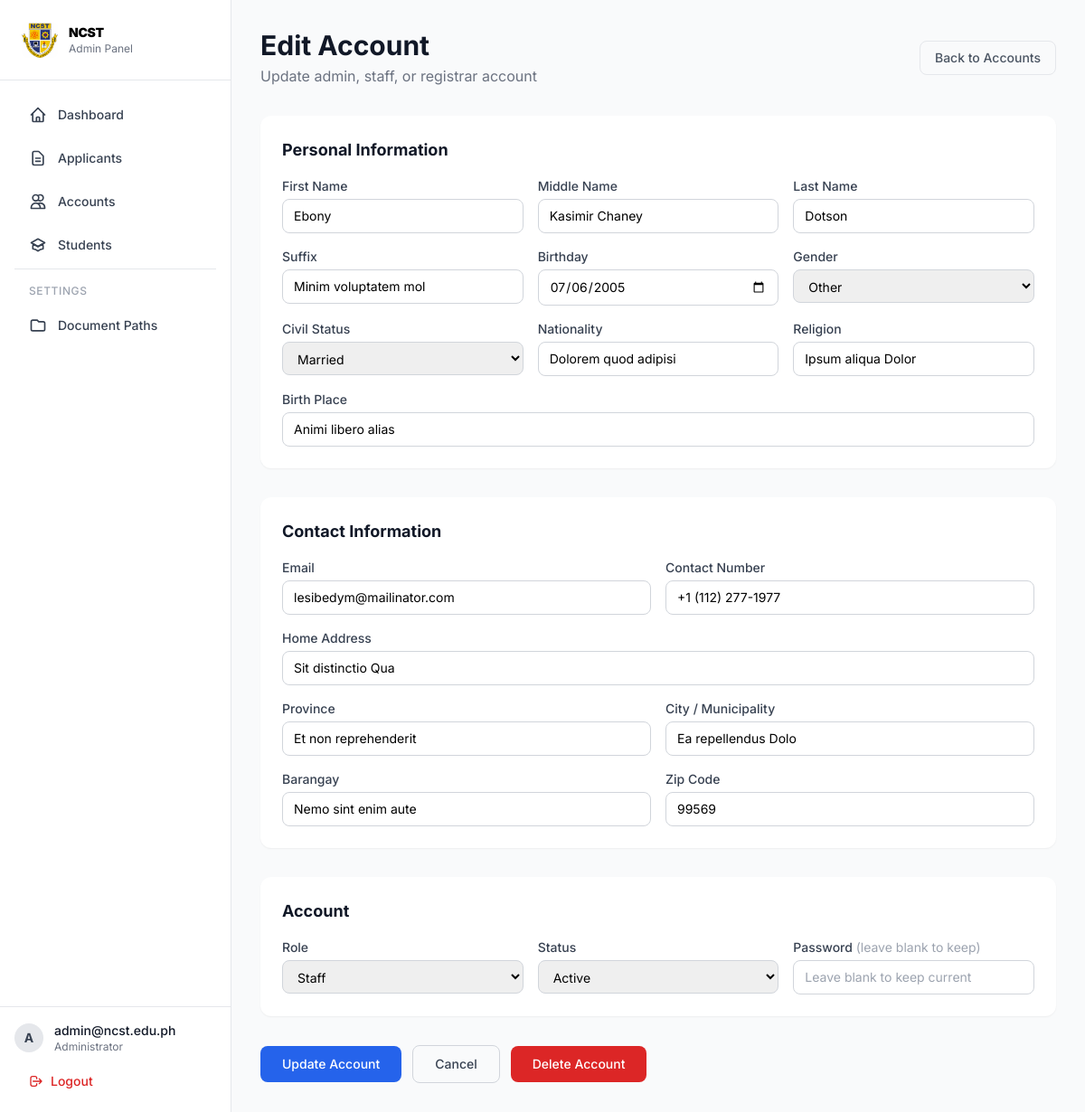
Page /src/view/admin/manageaccount.php?id=3 (signed in) on the committed database.
### tables this page shows
CREATE TABLE `users` (
  `id` int(11) NOT NULL,
  `first_name` varchar(100) NOT NULL,
  `middle_name` varchar(100) DEFAULT NULL,
  `last_name` varchar(100) NOT NULL,
  `suffix` varchar(20) DEFAULT NULL,
  `birthday` date NOT NULL,
  `age` int(3) DEFAULT NULL,
  `gender` enum('Male','Female','Other') NOT NULL,
  `civil_status` enum('Single','Married','Widowed','Separated','Annulled') DEFAULT 'Single',
  `nationality` varchar(100) DEFAULT 'Filipino',
  `religion` varchar(100) DEFAULT NULL,
  `birth_place` varchar(255) DEFAULT NULL,
  `email` varchar(150) NOT NULL,
  `contact_number` varchar(20) NOT NULL,
  `home_address` varchar(255) DEFAULT NULL,
  `province` varchar(100) DEFAULT NULL,
  `city` varchar(100) DEFAULT NULL,
  `barangay` varchar(100) DEFAULT NULL,
  `zip_code` varchar(10) DEFAULT NULL,
  `password` varchar(255) NOT NULL,
  `role` enum('admin','staff','shs','college','registrar') NOT NULL DEFAULT 'college',
  `status` enum('active','inactive','pending','approved','rejected') NOT NULL DEFAULT 'pending',
  `deleted_at` date DEFAULT NULL,
  `created_by` int(11) DEFAULT NULL,
  `created_at` timestamp NOT NULL DEFAULT current_timestamp(),
  `updated_at` timestamp NOT NULL DEFAULT current_timestamp() ON UPDATE current_timestamp()
);

### src/config/helpers.php (called while the page is built, shortened)
<?php
function url($path = '') {
    return BASE_URL . $path;
}

### src/view/admin/manageaccount.php (the view, shortened to what this page needs)
<?php
require_once __DIR__ . '/sidebar.php';
$edit_id = isset($_GET['id']) ? (int) $_GET['id'] : 0;
$is_edit = $edit_id > 0;
$errors = [];
$old = [];
$user = [];
if ($is_edit) {
    try {
        $stmt = $pdo->prepare("SELECT * FROM users WHERE id = ? AND role NOT IN ('shs','college')");
        $stmt->execute([$edit_id]);
        $user = $stmt->fetch();
    } catch (PDOException $e) {
        $errors[] = 'Database error: ' . $e->getMessage();
    }
}
?>
<div class="mb-8 flex items-center justify-between">
    <div>
        <h1 class="text-3xl font-bold text-gray-900"><?= $is_edit ? 'Edit Account' : 'New Account' ?></h1>
        <p class="text-gray-500 mt-1"><?= $is_edit ? 'Update admin, staff, or registrar account' : 'Create a new admin, staff, or registrar account' ?></p>
    </div>
    <a href="<?= url('/src/view/admin/accounts.php') ?>" class="px-4 py-2 text-sm font-medium text-gray-600 hover:text-gray-900 border rounded-lg hover:bg-gray-50 transition-colors">Back to Accounts</a>
</div>
<form method="POST" action="" class="space-y-8">
    <div class="bg-white rounded-xl shadow-sm p-6">
        <h2 class="text-lg font-bold text-gray-900 mb-4">Personal Information</h2>
        <div class="grid grid-cols-1 md:grid-cols-2 lg:grid-cols-3 gap-4">
            <div>
                <label class="block text-sm font-medium text-gray-700 mb-1">First Name</label>
                <input type="text" name="first_name" value="<?= htmlspecialchars($old['first_name'] ?? $user['first_name'] ?? '') ?>" required
                    class="w-full px-3 py-2 border border-gray-300 rounded-lg text-sm focus:border-blue-600 focus:ring-1 focus:ring-blue-600 outline-none">
            </div>
            <div>
                <label class="block text-sm font-medium text-gray-700 mb-1">Middle Name</label>
                <input type="text" name="middle_name" value="<?= htmlspecialchars($old['middle_name'] ?? $user['middle_name'] ?? '') ?>"
                    class="w-full px-3 py-2 border border-gray-300 rounded-lg text-sm focus:border-blue-600 focus:ring-1 focus:ring-blue-600 outline-none">
            </div>
            <div>
                <label class="block text-sm font-medium text-gray-700 mb-1">Last Name</label>
                <input type="text" name="last_name" value="<?= htmlspecialchars($old['last_name'] ?? $user['last_name'] ?? '') ?>" required
                    class="w-full px-3 py-2 border border-gray-300 rounded-lg text-sm focus:border-blue-600 focus:ring-1 focus:ring-blue-600 outline-none">
            </div>
            <div>
                <label class="block text-sm font-medium text-gray-700 mb-1">Suffix</label>
                <input type="text" name="suffix" value="<?= htmlspecialchars($old['suffix'] ?? $user['suffix'] ?? '') ?>" placeholder="Jr., III, etc."
                    class="w-full px-3 py-2 border border-gray-300 rounded-lg text-sm focus:border-blue-600 focus:ring-1 focus:ring-blue-600 outline-none">
            </div>
            <div>
                <label class="block text-sm font-medium text-gray-700 mb-1">Birthday</label>
                <input type="date" name="birthday" value="<?= htmlspecialchars($old['birthday'] ?? $user['birthday'] ?? '') ?>" required
                    class="w-full px-3 py-2 border border-gray-300 rounded-lg text-sm focus:border-blue-600 focus:ring-1 focus:ring-blue-600 outline-none">
            </div>
            <div>
                <label class="block text-sm font-medium text-gray-700 mb-1">Gender</label>
                <select name="gender" required
                    class="w-full px-3 py-2 border border-gray-300 rounded-lg text-sm focus:border-blue-600 focus:ring-1 focus:ring-blue-600 outline-none">
                    <?php foreach (['Male', 'Female', 'Other'] as $g): ?>
                        <option value="<?= $g ?>" <?= (($old['gender'] ?? $user['gender'] ?? '') === $g) ? 'selected' : '' ?>><?= $g ?></option>
                    <?php endforeach; ?>
                </select>
            </div>
            <div>
                <label class="block text-sm font-medium text-gray-700 mb-1">Civil Status</label>
                <select name="civil_status"
                    class="w-full px-3 py-2 border border-gray-300 rounded-lg text-sm focus:border-blue-600 focus:ring-1 focus:ring-blue-600 outline-none">
                    <?php foreach (['Single', 'Married', 'Widowed', 'Separated', 'Annulled'] as $cs): ?>
                        <option value="<?= $cs ?>" <?= (($old['civil_status'] ?? $user['civil_status'] ?? 'Single') === $cs) ? 'selected' : '' ?>><?= $cs ?></option>
                    <?php endforeach; ?>
                </select>
            </div>
            <div>
                <label class="block text-sm font-medium text-gray-700 mb-1">Nationality</label>
                <input type="text" name="nationality" value="<?= htmlspecialchars($old['nationality'] ?? $user['nationality'] ?? 'Filipino') ?>"
                    class="w-full px-3 py-2 border border-gray-300 rounded-lg text-sm focus:border-blue-600 focus:ring-1 focus:ring-blue-600 outline-none">
            </div>
            <div>
                <label class="block text-sm font-medium text-gray-700 mb-1">Religion</label>
                <input type="text" name="religion" value="<?= htmlspecialchars($old['religion'] ?? $user['religion'] ?? '') ?>"
                    class="w-full px-3 py-2 border border-gray-300 rounded-lg text-sm focus:border-blue-600 focus:ring-1 focus:ring-blue-600 outline-none">
            </div>
            <div class="md:col-span-2 lg:col-span-3">
                <label class="block text-sm font-medium text-gray-700 mb-1">Birth Place</label>
                <input type="text" name="birth_place" value="<?= htmlspecialchars($old['birth_place'] ?? $user['birth_place'] ?? '') ?>"
                    class="w-full px-3 py-2 border border-gray-300 rounded-lg text-sm focus:border-blue-600 focus:ring-1 focus:ring-blue-600 outline-none">
            </div>
        </div>
    </div>
    <div class="bg-white rounded-xl shadow-sm p-6">
        <h2 class="text-lg font-bold text-gray-900 mb-4">Contact Information</h2>
        <div class="grid grid-cols-1 md:grid-cols-2 gap-4">
            <div>
                <label class="block text-sm font-medium text-gray-700 mb-1">Email</label>
                <input type="email" name="email" value="<?= htmlspecialchars($old['email'] ?? $user['email'] ?? '') ?>" required
                    class="w-full px-3 py-2 border border-gray-300 rounded-lg text-sm focus:border-blue-600 focus:ring-1 focus:ring-blue-600 outline-none">
            </div>
            <div>
                <label class="block text-sm font-medium text-gray-700 mb-1">Contact Number</label>
                <input type="text" name="contact_number" value="<?= htmlspecialchars($old['contact_number'] ?? $user['contact_number'] ?? '') ?>" required
                    class="w-full px-3 py-2 border border-gray-300 rounded-lg text-sm focus:border-blue-600 focus:ring-1 focus:ring-blue-600 outline-none">
            </div>
            <div class="md:col-span-2">
                <label class="block text-sm font-medium text-gray-700 mb-1">Home Address</label>
                <input type="text" name="home_address" value="<?= htmlspecialchars($old['home_address'] ?? $user['home_address'] ?? '') ?>"
                    class="w-full px-3 py-2 border border-gray-300 rounded-lg text-sm focus:border-blue-600 focus:ring-1 focus:ring-blue-600 outline-none">
            </div>
            <div>
                <label class="block text-sm font-medium text-gray-700 mb-1">Province</label>
                <input type="text" name="province" value="<?= htmlspecialchars($old['province'] ?? $user['province'] ?? '') ?>"
                    class="w-full px-3 py-2 border border-gray-300 rounded-lg text-sm focus:border-blue-600 focus:ring-1 focus:ring-blue-600 outline-none">
            </div>
            <div>
                <label class="block text-sm font-medium text-gray-700 mb-1">City / Municipality</label>
                <input type="text" name="city" value="<?= htmlspecialchars($old['city'] ?? $user['city'] ?? '') ?>"
                    class="w-full px-3 py-2 border border-gray-300 rounded-lg text-sm focus:border-blue-600 focus:ring-1 focus:ring-blue-600 outline-none">
            </div>
            <div>
                <label class="block text-sm font-medium text-gray-700 mb-1">Barangay</label>
                <input type="text" name="barangay" value="<?= htmlspecialchars($old['barangay'] ?? $user['barangay'] ?? '') ?>"
                    class="w-full px-3 py-2 border border-gray-300 rounded-lg text-sm focus:border-blue-600 focus:ring-1 focus:ring-blue-600 outline-none">
            </div>
            <div>
                <label class="block text-sm font-medium text-gray-700 mb-1">Zip Code</label>
                <input type="text" name="zip_code" value="<?= htmlspecialchars($old['zip_code'] ?? $user['zip_code'] ?? '') ?>"
                    class="w-full px-3 py-2 border border-gray-300 rounded-lg text-sm focus:border-blue-600 focus:ring-1 focus:ring-blue-600 outline-none">
            </div>
        </div>
    </div>
    <div class="bg-white rounded-xl shadow-sm p-6">
        <h2 class="text-lg font-bold text-gray-900 mb-4">Account</h2>
        <div class="grid grid-cols-1 md:grid-cols-3 gap-4">
            <div>
                <label class="block text-sm font-medium text-gray-700 mb-1">Role</label>
                <select name="role" required
                    class="w-full px-3 py-2 border border-gray-300 rounded-lg text-sm focus:border-blue-600 focus:ring-1 focus:ring-blue-600 outline-none">
                    <?php foreach (['staff', 'admin', 'registrar'] as $r): ?>
                        <option value="<?= $r ?>" <?= (($old['role'] ?? $user['role'] ?? 'staff') === $r) ? 'selected' : '' ?>><?= ucfirst($r) ?></option>
                    <?php endforeach; ?>
                </select>
            </div>
            <div>
                <label class="block text-sm font-medium text-gray-700 mb-1">Status</label>
                <select name="status"
                    class="w-full px-3 py-2 border border-gray-300 rounded-lg text-sm focus:border-blue-600 focus:ring-1 focus:ring-blue-600 outline-none">
                    <?php foreach (['active', 'inactive', 'pending'] as $st): ?>
                        <option value="<?= $st ?>" <?= (($old['status'] ?? $user['status'] ?? 'active') === $st) ? 'selected' : '' ?>><?= ucfirst($st) ?></option>
                    <?php endforeach; ?>
                </select>
            </div>
            <div>
                <label class="block text-sm font-medium text-gray-700 mb-1">Password <?= $is_edit ? '<span class="text-gray-400 font-normal">(leave blank to keep)</span>' : '' ?></label>
                <input type="password" name="password"
                    class="w-full px-3 py-2 border border-gray-300 rounded-lg text-sm focus:border-blue-600 focus:ring-1 focus:ring-blue-600 outline-none"
                    placeholder="<?= $is_edit ? 'Leave blank to keep current' : 'Min. 8 characters' ?>">
            </div>
        </div>
    </div>
    <div class="flex items-center gap-3">
        <button type="submit" name="save"
            class="px-6 py-2.5 bg-blue-600 text-white rounded-lg text-sm font-medium hover:bg-blue-700 transition-colors">
            <?= $is_edit ? 'Update Account' : 'Create Account' ?>
        </button>
        <a href="<?= url('/src/view/admin/accounts.php') ?>"
            class="px-6 py-2.5 border border-gray-300 text-gray-700 rounded-lg text-sm font-medium hover:bg-gray-50 transition-colors">Cancel</a>
        <?php if ($is_edit): ?>
            <?php if (!empty($user['deleted_at'])): ?>
                <form method="POST" class="inline" onsubmit="return confirm('Restore this account?')">
                    <input type="hidden" name="csrf_token" value="<?= $_SESSION['csrf_token'] ?>">
                    <input type="hidden" name="restore_account" value="1">
                    <button type="submit"
                        class="px-6 py-2.5 bg-green-600 text-white rounded-lg text-sm font-medium hover:bg-green-700 transition-colors">Restore Account</button>
                </form>
            <?php elseif ($edit_id != $_SESSION['user_id']): ?>
                <button type="button" onclick="openDeleteModal()"
                    class="px-6 py-2.5 bg-red-600 text-white rounded-lg text-sm font-medium hover:bg-red-700 transition-colors">Delete Account</button>
            <?php endif; ?>
        <?php endif; ?>
    </div>
</form>
</main>
</div>
</body>
</html>

### rows in the picture
users: first_name "Ebony", middle_name "Kasimir Chaney", last_name "Dotson", suffix "Minim voluptatem mol", birthday "07/06/2005", gender "Other", civil_status "Married", nationality "Dolorem quod adipisi", religion "Ipsum aliqua Dolor", birth_place "Animi libero alias", email "lesibedym@mailinator.com", contact_number "+1 (112) 277-1977", home_address "Sit distinctio Qua", province "Et non reprehenderit", city "Ea repellendus Dolo", barangay "Nemo sint enim aute", zip_code "99569", status "Active"

### other values in the picture
substr($_SESSION['email'] ?? 'A', 0, 1) "A"
$_SESSION['email'] "admin@ncst.edu.ph"
form field role "Staff"
